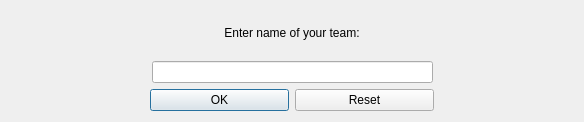
<?xml version="1.0" encoding="UTF-8"?>
<ui version="4.0">
    <class>Dialog_new_team</class>
    <widget class="QDialog" name="Dialog_new_team">
        <property name="geometry">
            <rect>
                <x>0</x>
                <y>0</y>
                <width>584</width>
                <height>122</height>
            </rect>
        </property>
        <property name="minimumSize">
            <size>
                <width>584</width>
                <height>122</height>
            </size>
        </property>
        <property name="maximumSize">
            <size>
                <width>584</width>
                <height>122</height>
            </size>
        </property>
        <property name="windowTitle">
            <string>New Team Wizard</string>
        </property>
        <property name="windowIcon">
            <iconset>
                <normaloff>ball.png</normaloff>ball.png
            </iconset>
        </property>
        <layout class="QVBoxLayout" name="verticalLayout">
            <item>
                <widget class="QLabel" name="label">
                    <property name="text">
                        <string>Enter name of your team:</string>
                    </property>
                    <property name="alignment">
                        <set>Qt::AlignCenter</set>
                    </property>
                </widget>
            </item>
            <item>
                <layout class="QHBoxLayout" name="horizontalLayout_2" stretch="1,2,1">
                    <item>
                        <spacer name="horizontalSpacer_4">
                            <property name="orientation">
                                <enum>Qt::Horizontal</enum>
                            </property>
                            <property name="sizeHint" stdset="0">
                                <size>
                                    <width>40</width>
                                    <height>20</height>
                                </size>
                            </property>
                        </spacer>
                    </item>
                    <item>
                        <widget class="QLineEdit" name="team_name"/>
                    </item>
                    <item>
                        <spacer name="horizontalSpacer_3">
                            <property name="orientation">
                                <enum>Qt::Horizontal</enum>
                            </property>
                            <property name="sizeHint" stdset="0">
                                <size>
                                    <width>40</width>
                                    <height>20</height>
                                </size>
                            </property>
                        </spacer>
                    </item>
                </layout>
            </item>
            <item>
                <layout class="QHBoxLayout" name="horizontalLayout" stretch="1,1,1,1">
                    <item>
                        <spacer name="horizontalSpacer">
                            <property name="orientation">
                                <enum>Qt::Horizontal</enum>
                            </property>
                            <property name="sizeHint" stdset="0">
                                <size>
                                    <width>40</width>
                                    <height>20</height>
                                </size>
                            </property>
                        </spacer>
                    </item>
                    <item>
                        <widget class="QPushButton" name="pushButton">
                            <property name="text">
                                <string>OK</string>
                            </property>
                        </widget>
                    </item>
                    <item>
                        <widget class="QPushButton" name="pushButton_2">
                            <property name="text">
                                <string>Reset</string>
                            </property>
                        </widget>
                    </item>
                    <item>
                        <spacer name="horizontalSpacer_2">
                            <property name="orientation">
                                <enum>Qt::Horizontal</enum>
                            </property>
                            <property name="sizeHint" stdset="0">
                                <size>
                                    <width>40</width>
                                    <height>20</height>
                                </size>
                            </property>
                        </spacer>
                    </item>
                </layout>
            </item>
        </layout>
    </widget>
    <resources/>
    <connections>
        <connection>
            <sender>pushButton_2</sender>
            <signal>clicked()</signal>
            <receiver>team_name</receiver>
            <slot>clear()</slot>
            <hints>
                <hint type="sourcelabel">
                    <x>333</x>
                    <y>98</y>
                </hint>
                <hint type="destinationlabel">
                    <x>333</x>
                    <y>67</y>
                </hint>
            </hints>
        </connection>
    </connections>
</ui>
